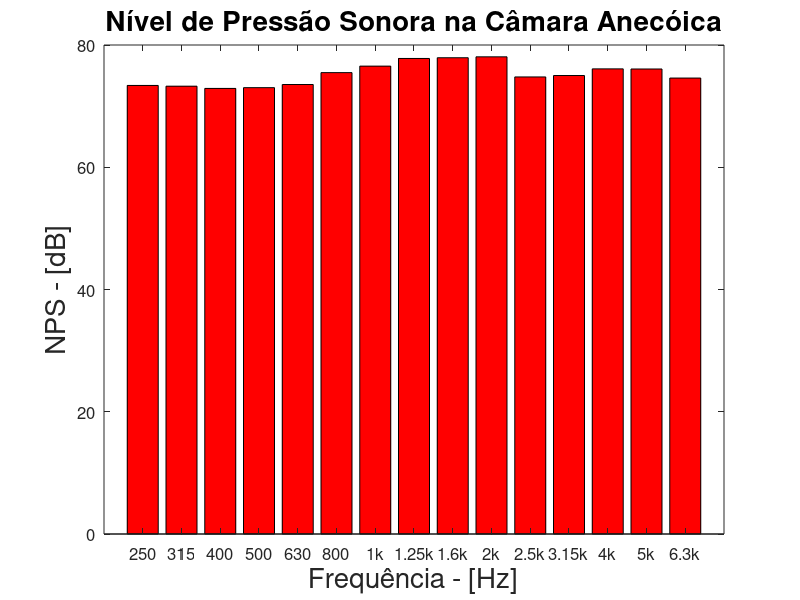

MATLAB code to generate this figure: (Note: this script raises an error after producing the figure.)
clc; clear all; close all;

frequencias = textread('frequencies.txt');
% Esses valores ja sao em RMS
microphone_1 = textread('microphone_1.txt');
microphone_2 = textread('microphone_2.txt');
microphone_3 = textread('microphone_3.txt');
microphone_4 = textread('microphone_4.txt');
microphone_5 = textread('microphone_5.txt');
microphone_6 = textread('microphone_6.txt');
microphone_7 = textread('microphone_7.txt');
microphone_8 = textread('microphone_8.txt');
microphone_9 = textread('microphone_9.txt');
microphone_10 = textread('microphone_10.txt');

%% POTÊNCIA SONORA - CAMARA SEMI-ANECÓICA
% Média entre as pressões sonoras da câmara anecóica
pressao_rms(1:length(frequencias)) = 0;
for frequencia = 1:length(frequencias)
	pressao_rms(frequencia) = mean([microphone_1(frequencia) ...
		microphone_2(frequencia) ...
		microphone_3(frequencia) ...
		microphone_4(frequencia) ...
		microphone_5(frequencia) ...
		microphone_6(frequencia) ...
		microphone_7(frequencia) ...
		microphone_8(frequencia) ...
		microphone_9(frequencia) ...
		microphone_10(frequencia)].^2);
end
nivel_pressao_sonora_anecoica = 10*log10(pressao_rms(11:end)/(2e-5)^2);
diretividade = 2;
raio = 1;
nivel_potencia_sonora_anecoica = nivel_pressao_sonora_anecoica - 10*log10((diretividade)/(4*pi*raio^(2)));

% pegar a partir de 250 Hz pois eh a frequencia de corte da camara reverberante,
% pois abaixo disso os modos acusticos atuam na sala

% Plotando o nivel de pressao sonora para a camara anecoica
figure(1);
bar(nivel_pressao_sonora_anecoica, 'r'); hold on;
set(gca,'XTick',1:1:15);
set(gca,'XTickLabel',{'250', '315','400', '500','630', '800' ,'1k', '1.25k' ,'1.6k', '2k' ,'2.5k',...
'3.15k', '4k','5k','6.3k'},'FontSize',12);
xlabel('Frequência - [Hz]','FontSize',20);
ylabel('NPS - [dB]','FontSize',20);
title('Nível de Pressão Sonora na Câmara Anecóica','FontSize',20);

%% POTENCIA SONORA - CAMARA REVERBERANTE 
% ler valores rms reverberante
valores_rms_reverberante = textread('ReverberanteBoom.txt');
% pegando os valores rms
valores_rms_reverberante = valores_rms_reverberante(:,2);
% ler tempos de reverberacao (para a frequencia de 6.3k foi uma extrapolacao linear)
load TR_RV;
tempo_reverberacao = TR_RV;
% calcular nivel de pressao sonora
nivel_pressao_sonora_reverberacao = 20*log10((valores_rms_reverberante)./(2e-5));
area_superficial_total = 203.37; % m^2
volume_camara_reverberativa = 189.15; % m^3
A = -0.161*volume_camara_reverberativa;
B = tempo_reverberacao*area_superficial_total;
alpha_eyring = 1 - exp(A./B);
A = 0.161*volume_camara_reverberativa;
B = tempo_reverberacao*area_superficial_total;
alpha_sabine = A./B;
% calcular potencia sonora
A = 4*(1 - alpha_sabine);
B = area_superficial_total*alpha_sabine;
nivel_potencia_sonora_reverberacao = ...
nivel_pressao_sonora_reverberacao(11:end) - 10*log10(A./B);

% Plotando o nivel de pressao sonora para a camara reverberacao
figure(2);
bar(nivel_pressao_sonora_anecoica, 'g'); hold on;
set(gca,'XTick',1:1:15);
set(gca,'XTickLabel',{'250', '315','400', '500','630', '800' ,'1k', '1.25k' ,'1.6k', '2k' ,'2.5k',...
'3.15k', '4k','5k','6.3k'},'FontSize',12);
xlabel('Frequência - [Hz]','FontSize',20);
ylabel('NPS - [dB]','FontSize',20);
title('Nível de Pressão Sonora na Câmara Reverberante','FontSize',20);

% Plotando a comparacao dos niveis de potencia sonora
load NWS_Ref;
nivel_potencia_sonora_referencia = NWS_Ref;
figure(3)

nivel_potencia_sonora_reverberacao = nivel_potencia_sonora_reverberacao';
nivel_potencia_sonora_referencia = nivel_potencia_sonora_referencia';
A = [nivel_potencia_sonora_anecoica; nivel_potencia_sonora_reverberacao; nivel_potencia_sonora_referencia]';
bar(A)
ylim([0 115])
set(gca,'XTick',1:1:15)
set(gca,'XTickLabel',{'250', '315','400', '500','630', '800' ,'1k', '1.25k' ,'1.6k', '2k' ,'2.5k',...
'3.15k', '4k','5k','6.3k'},'FontSize',12)
xlabel('Frequência - [Hz]','FontSize',20)
ylabel('NWS - [dB]','FontSize',20)
title('Nível de Potência Sonora','FontSize',20)
k=legend('Câmara Anecóica','Câmara Reverberação','Fonte de Referência');
set(k,'FontSize',20)

figure(4)
bar([alpha_sabine alpha_eyring])
set(gca,'XTick',1:1:15)
set(gca,'XTickLabel',{'250', '315','400', '500','630', '800' ,'1k', '1.25k' ,'1.6k', '2k' ,'2.5k',...
'3.15k', '4k','5k','6.3k'},'FontSize',12)
xlabel('Frequência - [Hz]','FontSize',20)
ylabel('C. Absorção \alpha','FontSize',20)
title('C. Aborção Câmara Anecóica','FontSize',20)
k=legend('Sabine','Eyring');
set(k,'FontSize',20)
ylim([0 0.09])

